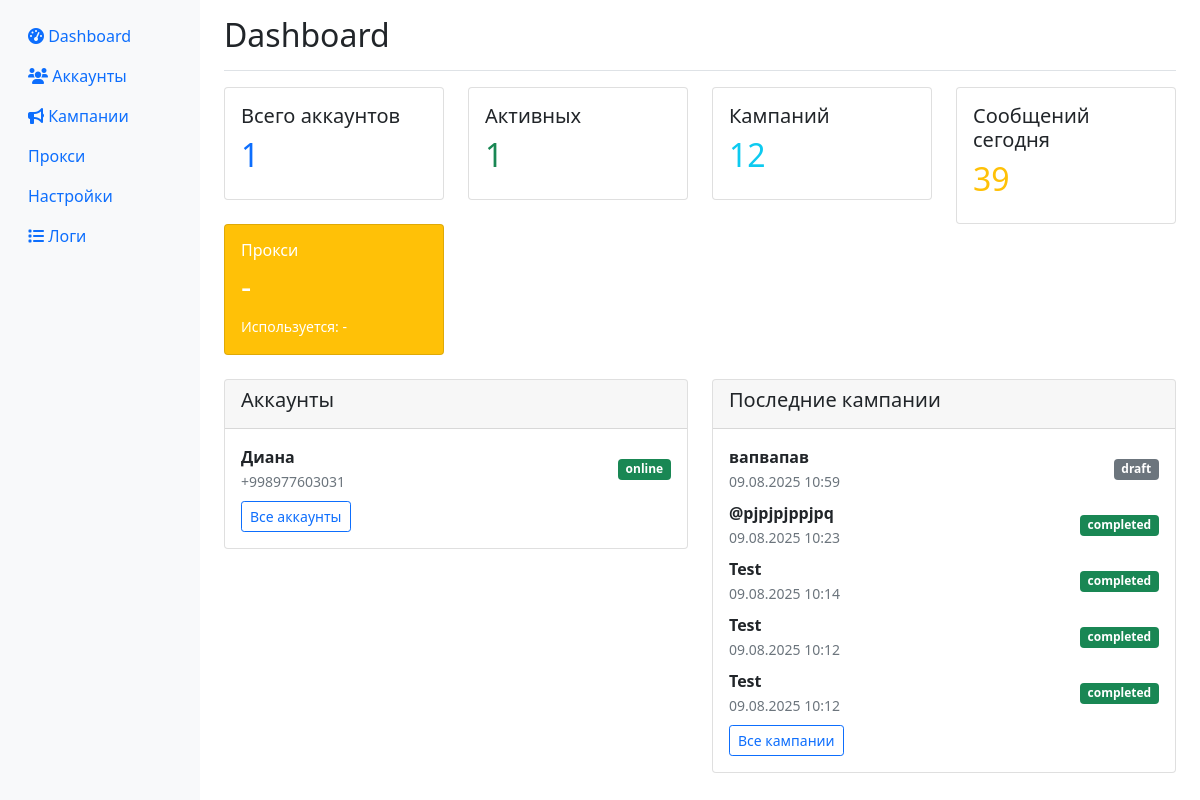
Before: / with the older database file.
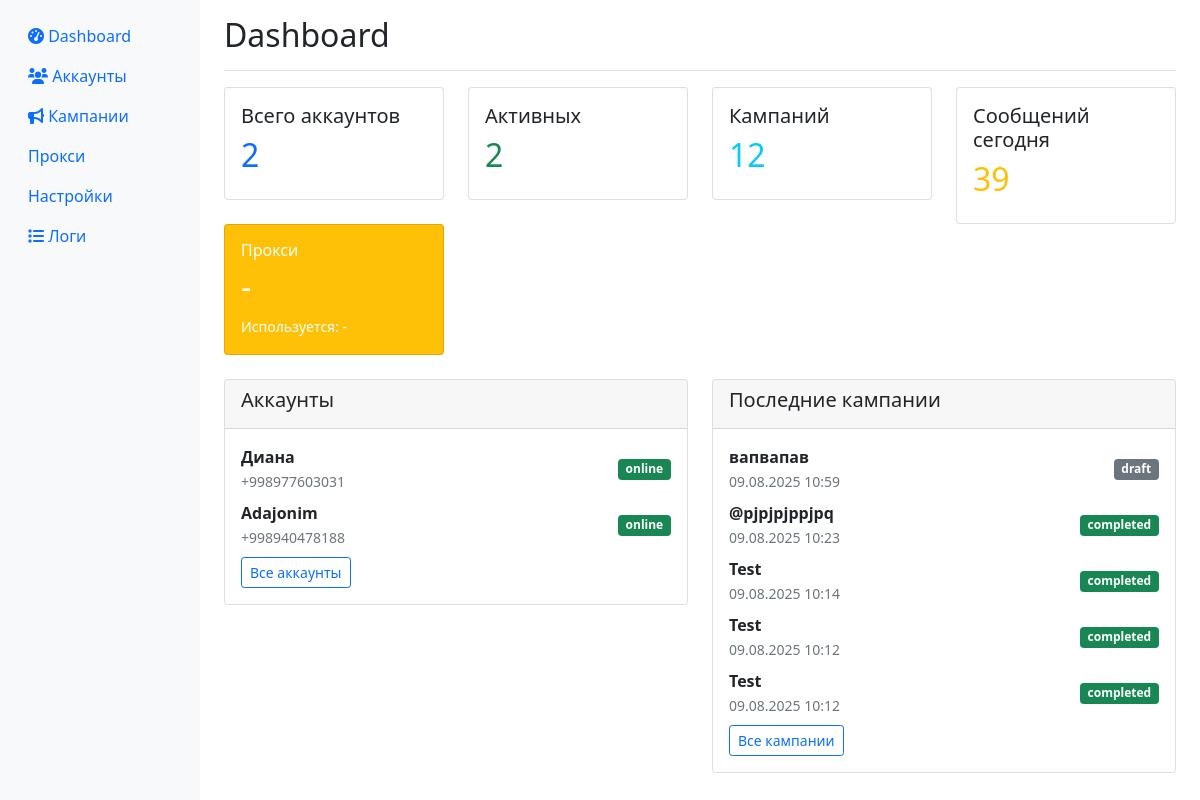
After: the same page with the newer database file.
### app/database.py (models this page shows)
class Account(Base):
    __tablename__ = "accounts"
    id = Column(Integer, primary_key=True, index=True)
    phone = Column(String, unique=True, index=True)
    name = Column(String)
    status = Column(String, default="offline")  # online, offline, blocked, error
    session_data = Column(Text)  # зашифрованная сессия
    proxy = Column(String, nullable=True)
    created_at = Column(DateTime, default=datetime.utcnow)
    last_activity = Column(DateTime, default=datetime.utcnow)
    messages_sent_today = Column(Integer, default=0)
    messages_sent_hour = Column(Integer, default=0)
    last_message_time = Column(DateTime, nullable=True)
    is_active = Column(Boolean, default=True)

class Campaign(Base):
    __tablename__ = "campaigns"
    id = Column(Integer, primary_key=True, index=True)
    name = Column(String)
    status = Column(String, default="draft")  # draft, running, paused, completed
    created_at = Column(DateTime, default=datetime.utcnow)
    channel_message = Column(Text)
    group_message = Column(Text)
    private_message = Column(Text)
    delay_seconds = Column(Integer, default=3)
    start_time = Column(DateTime, nullable=True)
    channels_list = Column(Text)  # JSON список каналов
    groups_list = Column(Text)    # JSON список групп
    private_list = Column(Text)   # JSON список приватных чатов
    attachment_path = Column(String, nullable=True)

### app/web.py (the view)
@app.get("/", response_class=HTMLResponse)
async def dashboard(request: Request, db: Session = Depends(get_db)):
    accounts = db.query(Account).all()
    campaigns = db.query(Campaign).order_by(Campaign.created_at.desc()).limit(10).all()
    total_accounts = len(accounts)
    active_accounts = len([a for a in accounts if a.is_active and a.status == "online"])
    total_campaigns = db.query(Campaign).count()
    messages_sent_today = db.query(SendLog).filter(
        SendLog.sent_at >= datetime.utcnow().date()
    ).count()
    return templates.TemplateResponse("dashboard.html", {
        "request": request,
        "accounts": accounts,
        "campaigns": campaigns,
        "stats": {
            "total_accounts": total_accounts,
            "active_accounts": active_accounts,
            "total_campaigns": total_campaigns,
            "messages_sent_today": messages_sent_today
        }
    })

### templates/dashboard.html (shortened to what this page needs)
{% extends "base.html" %}
{% block content %}
<div class="d-flex justify-content-between flex-wrap flex-md-nowrap align-items-center pt-3 pb-2 mb-3 border-bottom">
    <h1 class="h2">Dashboard</h1>
</div>
<div class="row mb-4">
    <div class="col-md-3">
        <div class="card">
            <div class="card-body">
                <h5 class="card-title">Всего аккаунтов</h5>
                <h2 class="text-primary">{{ stats.total_accounts }}</h2>
            </div>
        </div>
    </div>
    <div class="col-md-3">
        <div class="card">
            <div class="card-body">
                <h5 class="card-title">Активных</h5>
                <h2 class="text-success">{{ stats.active_accounts }}</h2>
            </div>
        </div>
    </div>
    <div class="col-md-3">
        <div class="card">
            <div class="card-body">
                <h5 class="card-title">Кампаний</h5>
                <h2 class="text-info">{{ stats.total_campaigns }}</h2>
            </div>
        </div>
    </div>
    <div class="col-md-3">
        <div class="card">
            <div class="card-body">
                <h5 class="card-title">Сообщений сегодня</h5>
                <h2 class="text-warning">{{ stats.messages_sent_today }}</h2>
            </div>
        </div>
    </div>
    <div class="col-md-3">
        <div class="card bg-warning text-white">
            <div class="card-body">
                <div class="d-flex justify-content-between">
                    <div>
                        <h6 class="card-title">Прокси</h6>
                        <h2 id="proxies-count">-</h2>
                        <small id="proxies-used">Используется: -</small>
                    </div>
                </div>
            </div>
        </div>
    </div>
</div>
<div class="row mb-4">
    <div class="col-md-6">
        <div class="card">
            <div class="card-header">
                <h5>Аккаунты</h5>
            </div>
            <div class="card-body">
                {% for account in accounts[:5] %}
                <div class="d-flex justify-content-between align-items-center mb-2">
                    <div>
                        <strong>{{ account.name or account.phone }}</strong><br>
                        <small class="text-muted">{{ account.phone }}</small>
                    </div>
                    <span class="badge bg-{% if account.status == 'online' %}success{% elif account.status == 'offline' %}secondary{% elif account.status == 'error' %}danger{% else %}warning{% endif %}">
                        {{ account.status }}
                    </span>
                </div>
                {% endfor %}
                <a href="/accounts" class="btn btn-sm btn-outline-primary">Все аккаунты</a>
            </div>
        </div>
    </div>
    <div class="col-md-6">
        <div class="card">
            <div class="card-header">
                <h5>Последние кампании</h5>
            </div>
            <div class="card-body">
                {% for campaign in campaigns[:5] %}
                <div class="d-flex justify-content-between align-items-center mb-2">
                    <div>
                        <strong>{{ campaign.name }}</strong><br>
                        <small class="text-muted">{{ campaign.created_at.strftime('%d.%m.%Y %H:%M') }}</small>
                    </div>
                    <span class="badge bg-{% if campaign.status == 'running' %}primary{% elif campaign.status == 'completed' %}success{% elif campaign.status == 'paused' %}warning{% else %}secondary{% endif %}">
                        {{ campaign.status }}
                    </span>
                </div>
                {% endfor %}
                <a href="/campaigns" class="btn btn-sm btn-outline-primary">Все кампании</a>
            </div>
        </div>
    </div>
</div>
{% endblock %}

Changed rows visible on the page:
added Account: name "Adajonim", phone "+998940478188", status "online"
Other visible differences:
{{ stats.total_accounts }}: "1" → "2"
{{ stats.active_accounts }}: "1" → "2"
